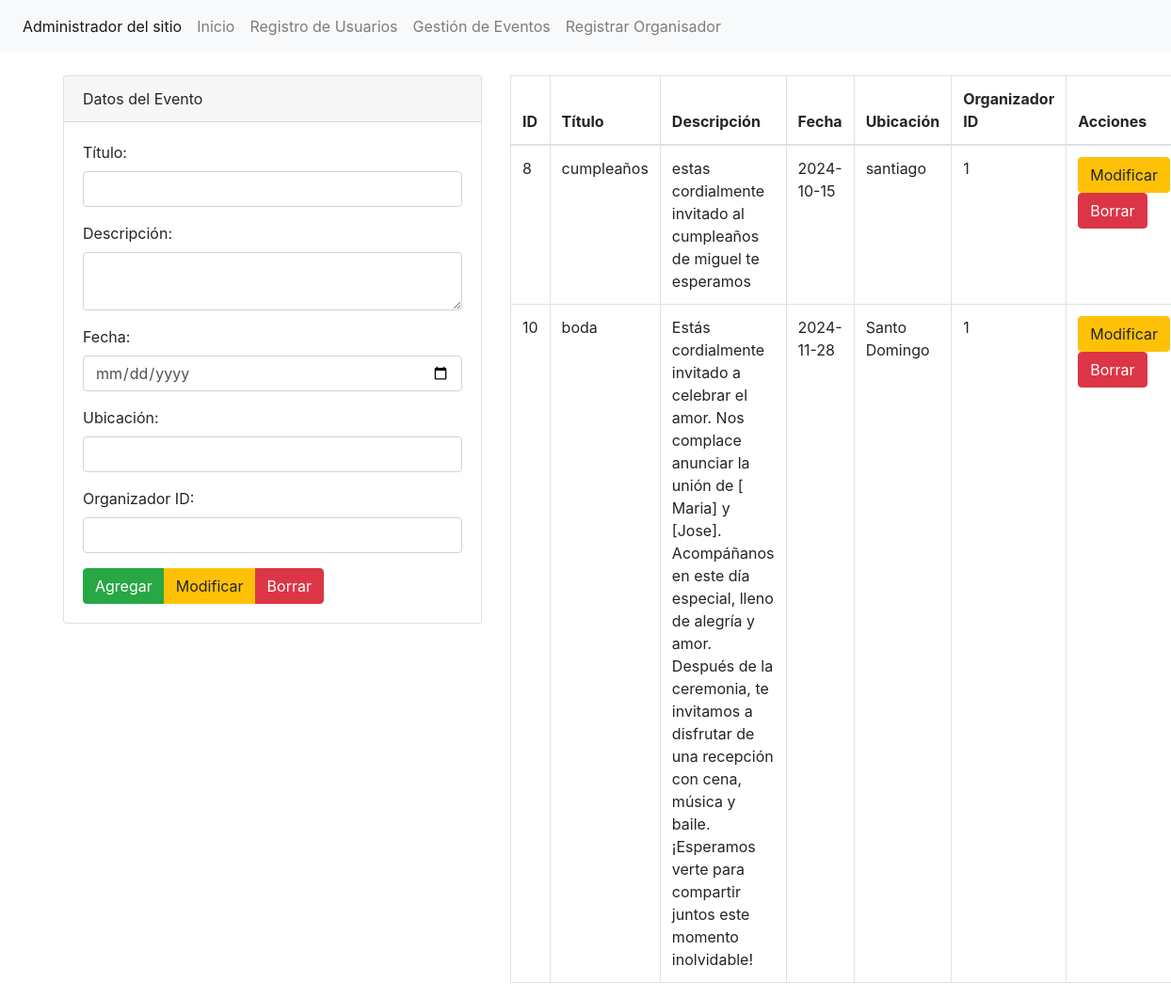
The app's page /administrador/eventos.php (signed in) with its own data.
### tables this page shows
CREATE TABLE `eventos` (
  `id` int(11) NOT NULL,
  `titulo` varchar(255) NOT NULL,
  `descripcion` text NOT NULL,
  `fecha` date DEFAULT NULL,
  `ubicacion` varchar(255) NOT NULL,
  `organizador_id` int(11) NOT NULL,
  `created_at` timestamp NOT NULL DEFAULT current_timestamp()
);

### administrador/eventos.php (the view, shortened to what this page needs)
<?php
include('template/cabecera.php');
?>
<?php
$txttitulo = (isset($_POST['txttitulo'])) ? $_POST['txttitulo'] : "";
$txtdescripcion = (isset($_POST['txtdescripcion'])) ? $_POST['txtdescripcion'] : "";
$txtfecha = (isset($_POST['txtfecha'])) ? date('Y-m-d', strtotime($_POST['txtfecha'])) : "";
$txtubicacion = (isset($_POST['txtubicacion'])) ? $_POST['txtubicacion'] : "";
$txtorganizador_id = (isset($_POST['txtorganizador_id'])) ? $_POST['txtorganizador_id'] : "";
$host = "localhost";
$bd = "portal_eventos_comunitarios";
$usuario = "root";
$contrasena = "";
try {
    $conexion = new PDO("mysql:host=$host;dbname=$bd", $usuario, $contrasena);
    $conexion->setAttribute(PDO::ATTR_ERRMODE, PDO::ERRMODE_EXCEPTION);
} catch (PDOException $ex) {
    echo "Error de conexión: " . $ex->getMessage();
}
$sentenciaSQL = $conexion->prepare("SELECT * FROM eventos");
$sentenciaSQL->execute();
$listaEventos = $sentenciaSQL->fetchAll(PDO::FETCH_ASSOC);
?>
<div class="container">
    <div class="row">
        <div class="col-md-5">
            <div class="card">
                <div class="card-header">Datos del Evento</div>
                <div class="card-body">
                    <form method="POST">
                        <div class="form-group">
                            <label for="txttitulo">Título:</label>
                            <input type="text" class="form-control" name="txttitulo" id="txttitulo" value="<?php echo $txttitulo; ?>" required>
                        </div>
                        <div class="form-group">
                            <label for="txtdescripcion">Descripción:</label>
                            <textarea class="form-control" name="txtdescripcion" id="txtdescripcion" required><?php echo $txtdescripcion; ?></textarea>
                        </div>
                        <div class="form-group">
                            <label for="txtfecha">Fecha:</label>
                            <input type="date" class="form-control" name="txtfecha" id="txtfecha" value="<?php echo $txtfecha; ?>" required>
                        </div>
                        <div class="form-group">
                            <label for="txtubicacion">Ubicación:</label>
                            <input type="text" class="form-control" name="txtubicacion" id="txtubicacion" value="<?php echo $txtubicacion; ?>" required>
                        </div>
                        <div class="form-group">
                            <label for="txtorganizador_id">Organizador ID:</label>
                            <input type="text" class="form-control" name="txtorganizador_id" id="txtorganizador_id" value="<?php echo $txtorganizador_id; ?>" required>
                        </div>
                        <div class="btn-group">
                            <button type="submit" name="accion" value="Agregar" class="btn btn-success">Agregar</button>
                            <button type="submit" name="accion" value="Modificar" class="btn btn-warning">Modificar</button>
                            <button type="submit" name="accion" value="Borrar" class="btn btn-danger">Borrar</button>
                        </div>
                    </form>
                </div>
            </div>
        </div>
        <div class="col-md-7">
            <table class="table table-bordered">
                <thead>
                    <tr>
                        <th>ID</th>
                        <th>Título</th>
                        <th>Descripción</th>
                        <th>Fecha</th>
                        <th>Ubicación</th>
                        <th>Organizador ID</th>
                        <th>Acciones</th>
                    </tr>
                </thead>
                <tbody>
                    <?php foreach ($listaEventos as $evento) { ?>
                        <tr>
                            <td><?php echo $evento['id']; ?></td>
                            <td><?php echo $evento['titulo']; ?></td>
                            <td><?php echo $evento['descripcion']; ?></td>
                            <td><?php echo $evento['fecha']; ?></td>
                            <td><?php echo $evento['ubicacion']; ?></td>
                            <td><?php echo $evento['organizador_id']; ?></td>
                            <td>
                                <form method="POST" style="display:inline;">
                                    <button type="submit" name="accion" value="Modificar" class="btn btn-warning">Modificar</button>
                                </form>
                                <form method="POST" style="display:inline;">
                                    <button type="submit" name="accion" value="Borrar" class="btn btn-danger">Borrar</button>
                                </form>
                            </td>
                        </tr>
                    <?php } ?>
                </tbody>
            </table>
        </div>
    </div>
</div>
<?php include('template/pie.php'); ?>

### records on screen
eventos: id "8", titulo "cumpleaños", descripcion "estas cordialmente invitado al cumpleaños de miguel te esperamos", fecha "2024-10-15", ubicacion "santiago", organizador "1"
eventos: id "10", titulo "boda", descripcion "Estás cordialmente invitado a celebrar el amor. Nos complace anunciar la unión de [ Maria] y [Jose]. Acompáñanos en este día especial, lleno de alegría y amor. Después de la ceremonia, te invitamos a disfrutar de una recepción con cena, música y baile. ¡Esperamos verte para compartir juntos este momento inolvidable!", fecha "2024-11-28", ubicacion "Santo Domingo", organizador "1"
